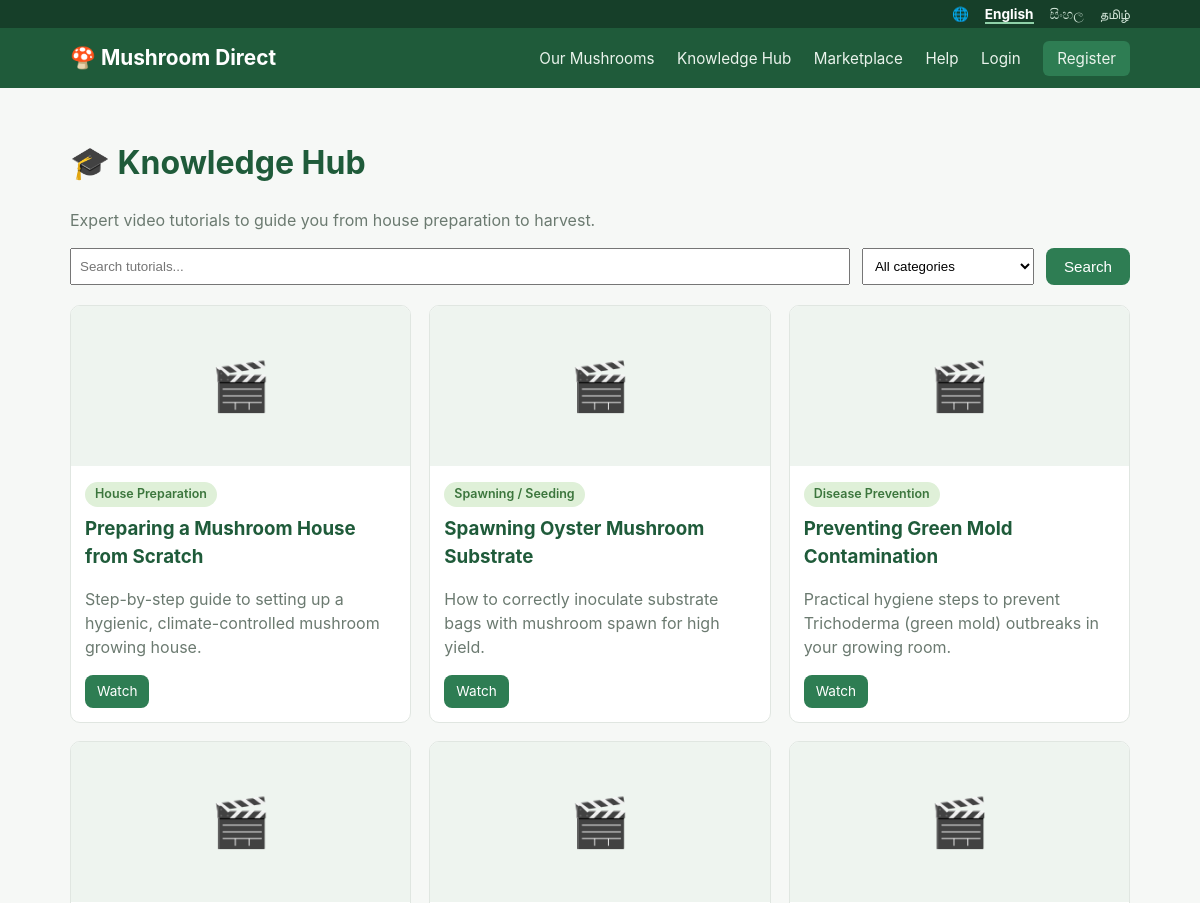
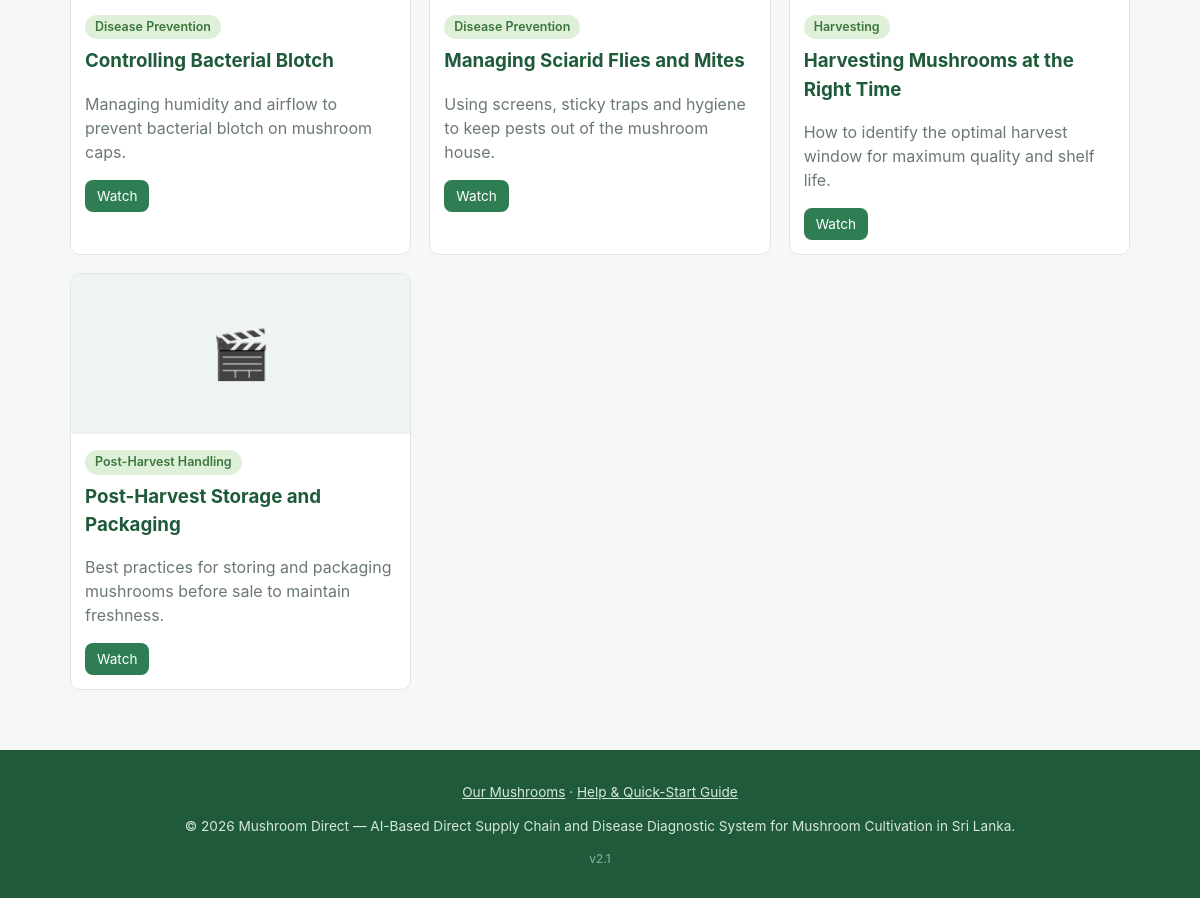
Page /knowledge/index.php on the committed database (2 pictures, top to bottom).
### tables this page shows
CREATE TABLE tutorials (
  id INT AUTO_INCREMENT PRIMARY KEY,
  category_id INT NULL,
  title VARCHAR(200) NOT NULL,
  title_si VARCHAR(255) NULL,
  title_ta VARCHAR(255) NULL,
  description TEXT,
  description_si TEXT,
  description_ta TEXT,
  video_url VARCHAR(255) NOT NULL,
  thumbnail VARCHAR(255),
  related_disease_id INT NULL COMMENT 'Used for FR-EDU.4 related-tutorial suggestions',
  created_at TIMESTAMP DEFAULT CURRENT_TIMESTAMP,
  FOREIGN KEY (category_id) REFERENCES tutorial_categories(id),
  FOREIGN KEY (related_disease_id) REFERENCES disease_types(id)
);

CREATE TABLE tutorial_categories (
  id INT AUTO_INCREMENT PRIMARY KEY,
  name VARCHAR(100) NOT NULL,
  name_si VARCHAR(150) NULL,
  name_ta VARCHAR(150) NULL
);

### includes/functions.php (called while the page is built, shortened)
<?php
function e($value) {
    return htmlspecialchars((string) $value, ENT_QUOTES, 'UTF-8');
}
function current_lang() {
    static $lang = null;
    if ($lang === null) {
        $lang = $_SESSION['lang'] ?? ($_COOKIE['lang'] ?? 'en');
    }
    return $lang;
}
function set_lang_from_request() {
    $lang = $_GET['lang'] ?? null;
}
function t($key, array $vars = []) {
    static $strings = [];
    $lang = current_lang();
    if (!isset($strings[$lang])) {
        $strings['en'] = $strings['en'] ?? require __DIR__ . '/../lang/en.php';
        $strings[$lang] = $lang === 'en' ? $strings['en'] : require __DIR__ . '/../lang/' . $lang . '.php';
    }
    $text = $strings[$lang][$key] ?? ($strings['en'][$key] ?? $key);
    return $text;
}
function te($key, array $vars = []) {
    return e(t($key, $vars));
}
function tr_field($row, $field) {
    $lang = current_lang();
    return $row[$field] ?? '';
}

### knowledge/index.php (the view, shortened to what this page needs)
<?php
require_once __DIR__ . '/../includes/bootstrap.php';
$search = trim($_GET['q'] ?? '');
$sql = 'SELECT t.*, c.name AS category_name, c.name_si AS category_name_si, c.name_ta AS category_name_ta FROM tutorials t LEFT JOIN tutorial_categories c ON c.id = t.category_id WHERE 1=1';
$params = [];
$sql .= ' ORDER BY t.created_at DESC';
$stmt = $pdo->prepare($sql);
$stmt->execute($params);
$tutorials = $stmt->fetchAll();
include __DIR__ . '/../includes/header.php';
?>
<h1>🎓 <?= te('nav.knowledge') ?></h1>
<p class="muted"><?= te('kh.intro') ?></p>
<form method="get" action="" style="display:flex; gap:12px; flex-wrap:wrap; margin-bottom:20px;">
  <input type="text" name="q" value="<?= e($search) ?>" placeholder="<?= te('kh.search_ph') ?>" style="padding:8px; flex:1; min-width:200px;">
  <select name="category" style="padding:8px;">
    <option value="0"><?= te('kh.all_categories') ?></option>
  </select>
  <button type="submit" class="btn" style="margin-top:0;"><?= te('common.search') ?></button>
</form>
<?php if (!$tutorials): ?>
  <p class="muted"><?= te('kh.none') ?></p>
<?php else: ?>
  <div class="grid">
    <?php foreach ($tutorials as $t): ?>
      <div class="tutorial-card">
        <?php if ($t['thumbnail']): ?>
          <img src="<?= BASE_URL ?>/assets/uploads/tutorials/<?= e($t['thumbnail']) ?>" alt="">
        <?php else: ?>
          <div class="pic-fallback" style="height:160px; min-height:0; font-size:3rem;">🎬</div>
        <?php endif; ?>
        <div class="body">
          <span class="badge badge-active"><?= e($t['category_name'] ? tr_field($t, 'category_name') : t('kh.general')) ?></span>
          <h3 style="margin: 8px 0 4px;"><?= e(tr_field($t, 'title')) ?></h3>
          <p class="muted"><?= e(mb_strimwidth(tr_field($t, 'description'), 0, 110, '...')) ?></p>
          <a href="<?= BASE_URL ?>/knowledge/view.php?id=<?= (int) $t['id'] ?>" class="btn btn-small"><?= te('diag.watch') ?></a>
        </div>
      </div>
    <?php endforeach; ?>
  </div>
<?php endif; ?>
<?php include __DIR__ . '/../includes/footer.php'; ?>

### assets/css/style.css (style rules this page uses)
:root { --green: #2e7d53; --green-dark: #1f5b3a; --navy: #1f4e5f; --bg: #f6f8f6; --card: #ffffff; --text: #26332c; --muted: #6b7a70; --border: #e0e6e1; --danger: #c0392b; --radius: 10px; }
* { box-sizing: border-box; }
body { margin: 0; font-family: -apple-system, "Segoe UI", Roboto, Arial, sans-serif; background: var(--bg); color: var(--text); line-height: 1.5; }
h1, h2, h3 { color: var(--green-dark); }
.grid { display: grid; gap: 18px; grid-template-columns: repeat(auto-fill, minmax(260px, 1fr)); }
.listing-card, .tutorial-card { background: var(--card); border: 1px solid var(--border); border-radius: var(--radius); overflow: hidden; }
.listing-card .body, .tutorial-card .body { padding: 14px; }
.btn { display: inline-block; background: var(--green); color: #fff; border: none; padding: 10px 18px; border-radius: 8px; font-size: 0.95rem; cursor: pointer; text-decoration: none; margin-top: 16px; }
.btn-small { padding: 6px 12px; font-size: 0.85rem; margin-top: 0; }
.badge { display: inline-block; padding: 3px 10px; border-radius: 999px; font-size: 0.78rem; font-weight: 600; }
.badge-active { background: #dff0d8; color: #3c763d; }
.muted { color: var(--muted); }
.pic-fallback { background: #eef4ef; display: flex; align-items: center; justify-content: center; height: 100%; min-height: 180px; }

### rows in the picture
tutorials: category.name "House Preparation", title "Preparing a Mushroom House from Scratch", description "Step-by-step guide to setting up a hygienic, climate-controlled mushroom growing house."
tutorials: category.name "Spawning / Seeding", title "Spawning Oyster Mushroom Substrate", description "How to correctly inoculate substrate bags with mushroom spawn for high yield."
tutorials: category.name "Disease Prevention", title "Preventing Green Mold Contamination", description "Practical hygiene steps to prevent Trichoderma (green mold) outbreaks in your growing room."
tutorials: category.name "Disease Prevention", title "Controlling Bacterial Blotch", description "Managing humidity and airflow to prevent bacterial blotch on mushroom caps."
tutorials: category.name "Disease Prevention", title "Managing Sciarid Flies and Mites", description "Using screens, sticky traps and hygiene to keep pests out of the mushroom house."
tutorials: category.name "Harvesting", title "Harvesting Mushrooms at the Right Time", description "How to identify the optimal harvest window for maximum quality and shelf life."
tutorials: category.name "Post-Harvest Handling", title "Post-Harvest Storage and Packaging", description "Best practices for storing and packaging mushrooms before sale to maintain freshness."

### other values in the picture
$label "English"
$label "සිංහල"
$label "தமிழ்"
te('app.name') "Mushroom Direct"
te('nav.mushrooms') "Our Mushrooms"
te('nav.knowledge') "Knowledge Hub"
te('nav.marketplace') "Marketplace"
te('nav.help') "Help"
te('nav.login') "Login"
te('nav.register') "Register"
te('kh.intro') "Expert video tutorials to guide you from house preparation to harvest."
te('common.search') "Search"
te('footer.help') "Help & Quick-Start Guide"
te('footer.tagline') "AI-Based Direct Supply Chain and Disease Diagnostic System for Mushroom Cultivation in Sri Lanka."
APP_VERSION "2.1"
